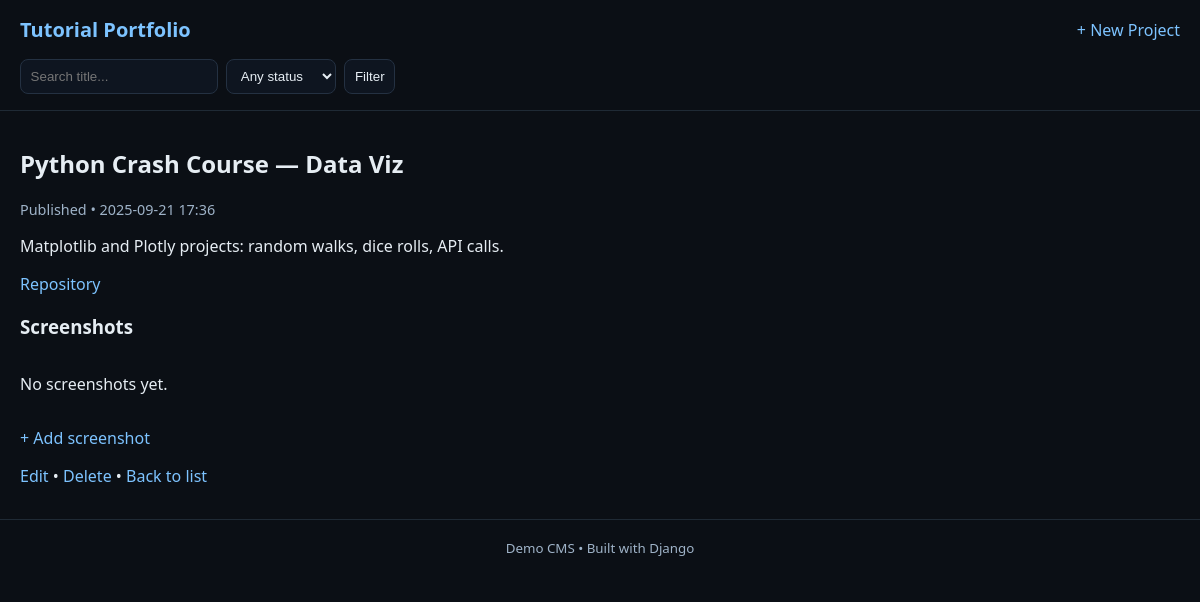
/projects/1/, run on the app's committed database.
### projects/models.py (models this page shows, shortened)
class Project(models.Model):
    STATUS_CHOICES=[("draft","Draft"),("in_progress","In Progress"),("published","Published"),("archived","Archived")]
    title=models.CharField(max_length=200)
    blurb=models.TextField(blank=True)
    repo_url=models.URLField(blank=True)
    demo_url=models.URLField(blank=True)
    status=models.CharField(max_length=20,choices=STATUS_CHOICES,default="draft")
    date_added=models.DateTimeField(auto_now_add=True)
    class Meta: ordering=["-date_added"]

### projects/views.py (the view)
# urls.py: path("<int:pk>/",views.ProjectDetail.as_view(),name="detail"),
class ProjectDetail(DetailView): model=Project

### projects/templates/projects/project_detail.html (shortened to what this page needs)
{% extends "projects/base.html" %}
{% block content %}
<article class="detail">
<header><h2>{{ object.title }}</h2><p class="muted">{{ object.get_status_display }} • {{ object.date_added|date:"Y-m-d H:i" }}</p></header>
{% if object.blurb %}<p>{{ object.blurb|linebreaks }}</p>{% endif %}
<section class="links">
  {% if object.repo_url %}<a href="{{ object.repo_url }}" target="_blank" rel="noopener">Repository</a>{% endif %}
</section>
<section class="screens">
<h3>Screenshots</h3>
<div class="shot-grid">
{% for s in object.screenshots.all %}
  <figure>
    {% if s.image_url %}<img src="{{ s.image_url }}" alt="{{ s.caption|default:'Screenshot' }}">{% endif %}
    {% if s.caption %}<figcaption>{{ s.caption }}</figcaption>{% endif %}
  </figure>
{% empty %}<p>No screenshots yet.</p>{% endfor %}
</div>
<p><a href="{% url 'projects:shot_create' %}">+ Add screenshot</a></p>
</section>
<p class="actions"><a href="{% url 'projects:update' object.pk %}">Edit</a> • <a href="{% url 'projects:delete' object.pk %}">Delete</a> • <a href="{% url 'projects:list' %}">Back to list</a></p>
</article>
{% endblock %}

### static/css/site.css (style rules this page uses)
* { box-sizing:border-box }
body { font-family:system-ui,-apple-system,Segoe UI,Roboto,Arial,sans-serif;margin:0;background:#0b0f15;color:#e6edf3 }
a { color:#7dc3ff;text-decoration:none }
.muted { color:#9fb3c8;font-size:.9rem }
.links { display:flex;gap:.75rem;margin-top:.5rem }
.shot-grid { display:grid;grid-template-columns:repeat(auto-fill,minmax(220px,1fr));gap:.75rem }

### data on the page
Project: title "Python Crash Course — Data Viz", status "Published", date_added "2025-09-21 17:36", blurb "Matplotlib and Plotly projects: random walks, dice rolls, API calls."
